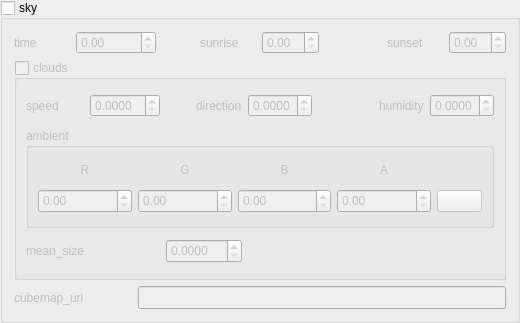
        <widget class="QGroupBox" name="sky_groupBox">
         <property name="minimumSize">
          <size>
           <width>520</width>
           <height>323</height>
          </size>
         </property>
         <property name="maximumSize">
          <size>
           <width>530</width>
           <height>16777215</height>
          </size>
         </property>
         <property name="title">
          <string>sky</string>
         </property>
         <property name="checkable">
          <bool>true</bool>
         </property>
         <property name="checked">
          <bool>false</bool>
         </property>
         <layout class="QGridLayout" name="gridLayout_24">
          <item row="2" column="0" colspan="2">
           <widget class="QLabel" name="cubemap_uri_label">
            <property name="text">
             <string>cubemap_uri</string>
            </property>
           </widget>
          </item>
          <item row="0" column="0">
           <widget class="QLabel" name="sky_time">
            <property name="text">
             <string>time</string>
            </property>
           </widget>
          </item>
          <item row="0" column="7">
           <widget class="QDoubleSpinBox" name="sky_sunset_sp">
            <property name="maximum">
             <double>24.000000000000000</double>
            </property>
           </widget>
          </item>
          <item row="2" column="2" colspan="6">
           <widget class="QLineEdit" name="cubemap_uri_lineEdit">
            <property name="minimumSize">
             <size>
              <width>0</width>
              <height>23</height>
             </size>
            </property>
           </widget>
          </item>
          <item row="0" column="6">
           <widget class="QLabel" name="sky_sun_set">
            <property name="text">
             <string>sunset</string>
            </property>
           </widget>
          </item>
          <item row="1" column="0" colspan="8">
           <widget class="QGroupBox" name="scene_clouds_groupbox">
            <property name="title">
             <string>clouds</string>
            </property>
            <property name="checkable">
             <bool>true</bool>
            </property>
            <property name="checked">
             <bool>false</bool>
            </property>
            <layout class="QGridLayout" name="gridLayout_26">
             <item row="2" column="0">
              <widget class="QLabel" name="cloud_mean_size_label">
               <property name="text">
                <string>mean_size</string>
               </property>
              </widget>
             </item>
             <item row="0" column="7">
              <widget class="QLabel" name="cloud_humidity_label">
               <property name="text">
                <string>humidity</string>
               </property>
              </widget>
             </item>
             <item row="0" column="3">
              <widget class="QLabel" name="clouds_direction_label">
               <property name="text">
                <string>direction</string>
               </property>
              </widget>
             </item>
             <item row="0" column="8">
              <widget class="QDoubleSpinBox" name="clouds_humidity_sp">
               <property name="toolTip">
                <string>Density of clouds</string>
               </property>
               <property name="decimals">
                <number>4</number>
               </property>
               <property name="maximum">
                <double>1.000000000000000</double>
               </property>
               <property name="singleStep">
                <double>0.100000000000000</double>
               </property>
              </widget>
             </item>
             <item row="1" column="0" colspan="9">
              <widget class="QGroupBox" name="cloud_ambient_groupbox">
               <property name="maximumSize">
                <size>
                 <width>16777215</width>
                 <height>100</height>
                </size>
               </property>
               <property name="toolTip">
                <string/>
               </property>
               <property name="title">
                <string>ambient</string>
               </property>
               <layout class="QGridLayout" name="gridLayout_27">
                <item row="0" column="0">
                 <widget class="QLabel" name="cloud_ambient_R_label">
                  <property name="maximumSize">
                   <size>
                    <width>16777215</width>
                    <height>24</height>
                   </size>
                  </property>
                  <property name="text">
                   <string>R</string>
                  </property>
                  <property name="alignment">
                   <set>Qt::AlignCenter</set>
                  </property>
                 </widget>
                </item>
                <item row="0" column="2">
                 <widget class="QLabel" name="cloud_ambient_B_label">
                  <property name="maximumSize">
                   <size>
                    <width>16777215</width>
                    <height>24</height>
                   </size>
                  </property>
                  <property name="text">
                   <string>B</string>
                  </property>
                  <property name="alignment">
                   <set>Qt::AlignCenter</set>
                  </property>
                 </widget>
                </item>
                <item row="1" column="2">
                 <widget class="QDoubleSpinBox" name="cloud_ambient_B_sp">
                  <property name="minimumSize">
                   <size>
                    <width>0</width>
                    <height>24</height>
                   </size>
                  </property>
                  <property name="maximumSize">
                   <size>
                    <width>16777215</width>
                    <height>24</height>
                   </size>
                  </property>
                  <property name="maximum">
                   <double>1.000000000000000</double>
                  </property>
                  <property name="singleStep">
                   <double>0.100000000000000</double>
                  </property>
                 </widget>
                </item>
                <item row="1" column="3">
                 <widget class="QDoubleSpinBox" name="cloud_ambient_A_sp">
                  <property name="minimumSize">
                   <size>
                    <width>0</width>
                    <height>24</height>
                   </size>
                  </property>
                  <property name="maximumSize">
                   <size>
                    <width>16777215</width>
                    <height>24</height>
                   </size>
                  </property>
                  <property name="maximum">
                   <double>1.000000000000000</double>
                  </property>
                  <property name="singleStep">
                   <double>0.100000000000000</double>
                  </property>
                 </widget>
                </item>
                <item row="1" column="0">
                 <widget class="QDoubleSpinBox" name="cloud_ambient_R_sp">
                  <property name="minimumSize">
                   <size>
                    <width>0</width>
                    <height>24</height>
                   </size>
                  </property>
                  <property name="maximumSize">
                   <size>
                    <width>16777215</width>
                    <height>24</height>
                   </size>
                  </property>
                  <property name="maximum">
                   <double>1.000000000000000</double>
                  </property>
                  <property name="singleStep">
                   <double>0.100000000000000</double>
                  </property>
                 </widget>
                </item>
                <item row="1" column="1">
                 <widget class="QDoubleSpinBox" name="cloud_ambient_G_sp">
                  <property name="minimumSize">
                   <size>
                    <width>0</width>
                    <height>24</height>
                   </size>
                  </property>
                  <property name="maximumSize">
                   <size>
                    <width>16777215</width>
                    <height>24</height>
                   </size>
                  </property>
                  <property name="maximum">
                   <double>1.000000000000000</double>
                  </property>
                  <property name="singleStep">
                   <double>0.100000000000000</double>
                  </property>
                 </widget>
                </item>
                <item row="0" column="1">
                 <widget class="QLabel" name="cloud_ambient_G_label">
                  <property name="maximumSize">
                   <size>
                    <width>16777215</width>
                    <height>24</height>
                   </size>
                  </property>
                  <property name="text">
                   <string>G</string>
                  </property>
                  <property name="alignment">
                   <set>Qt::AlignCenter</set>
                  </property>
                 </widget>
                </item>
                <item row="0" column="3">
                 <widget class="QLabel" name="cloud_ambient_A_label">
                  <property name="maximumSize">
                   <size>
                    <width>16777215</width>
                    <height>24</height>
                   </size>
                  </property>
                  <property name="text">
                   <string>A</string>
                  </property>
                  <property name="alignment">
                   <set>Qt::AlignCenter</set>
                  </property>
                 </widget>
                </item>
                <item row="1" column="4">
                 <widget class="QPushButton" name="cloud_ambient_color_pkr">
                  <property name="maximumSize">
                   <size>
                    <width>45</width>
                    <height>16777215</height>
                   </size>
                  </property>
                  <property name="text">
                   <string/>
                  </property>
                 </widget>
                </item>
               </layout>
              </widget>
             </item>
             <item row="0" column="4">
              <widget class="QDoubleSpinBox" name="clouds_direction_sp">
               <property name="toolTip">
                <string>Direction of the cloud movement</string>
               </property>
               <property name="decimals">
                <number>4</number>
               </property>
               <property name="maximum">
                <double>3.145600000000000</double>
               </property>
               <property name="singleStep">
                <double>0.100000000000000</double>
               </property>
              </widget>
             </item>
             <item row="0" column="0">
              <widget class="QLabel" name="clouds_speed_label">
               <property name="text">
                <string>speed</string>
               </property>
              </widget>
             </item>
             <item row="0" column="1">
              <widget class="QDoubleSpinBox" name="clouds_speed_sp">
               <property name="maximumSize">
                <size>
                 <width>70</width>
                 <height>16777215</height>
                </size>
               </property>
               <property name="toolTip">
                <string>Speed of the clouds</string>
               </property>
               <property name="decimals">
                <number>4</number>
               </property>
              </widget>
             </item>
             <item row="2" column="2" colspan="2">
              <widget class="QDoubleSpinBox" name="cloud_mean_size_sp">
               <property name="minimumSize">
                <size>
                 <width>60</width>
                 <height>24</height>
                </size>
               </property>
               <property name="decimals">
                <number>4</number>
               </property>
               <property name="maximum">
                <double>1.000000000000000</double>
               </property>
               <property name="singleStep">
                <double>0.100000000000000</double>
               </property>
              </widget>
             </item>
            </layout>
           </widget>
          </item>
          <item row="0" column="1" colspan="2">
           <widget class="QDoubleSpinBox" name="sky_time_sp">
            <property name="maximumSize">
             <size>
              <width>80</width>
              <height>16777215</height>
             </size>
            </property>
            <property name="maximum">
             <double>24.000000000000000</double>
            </property>
           </widget>
          </item>
          <item row="0" column="3">
           <widget class="QLabel" name="sky_sunrise">
            <property name="text">
             <string>sunrise</string>
            </property>
           </widget>
          </item>
          <item row="0" column="4">
           <widget class="QDoubleSpinBox" name="sky_sunrise_sp">
            <property name="maximum">
             <double>24.000000000000000</double>
            </property>
           </widget>
          </item>
         </layout>
        </widget>
